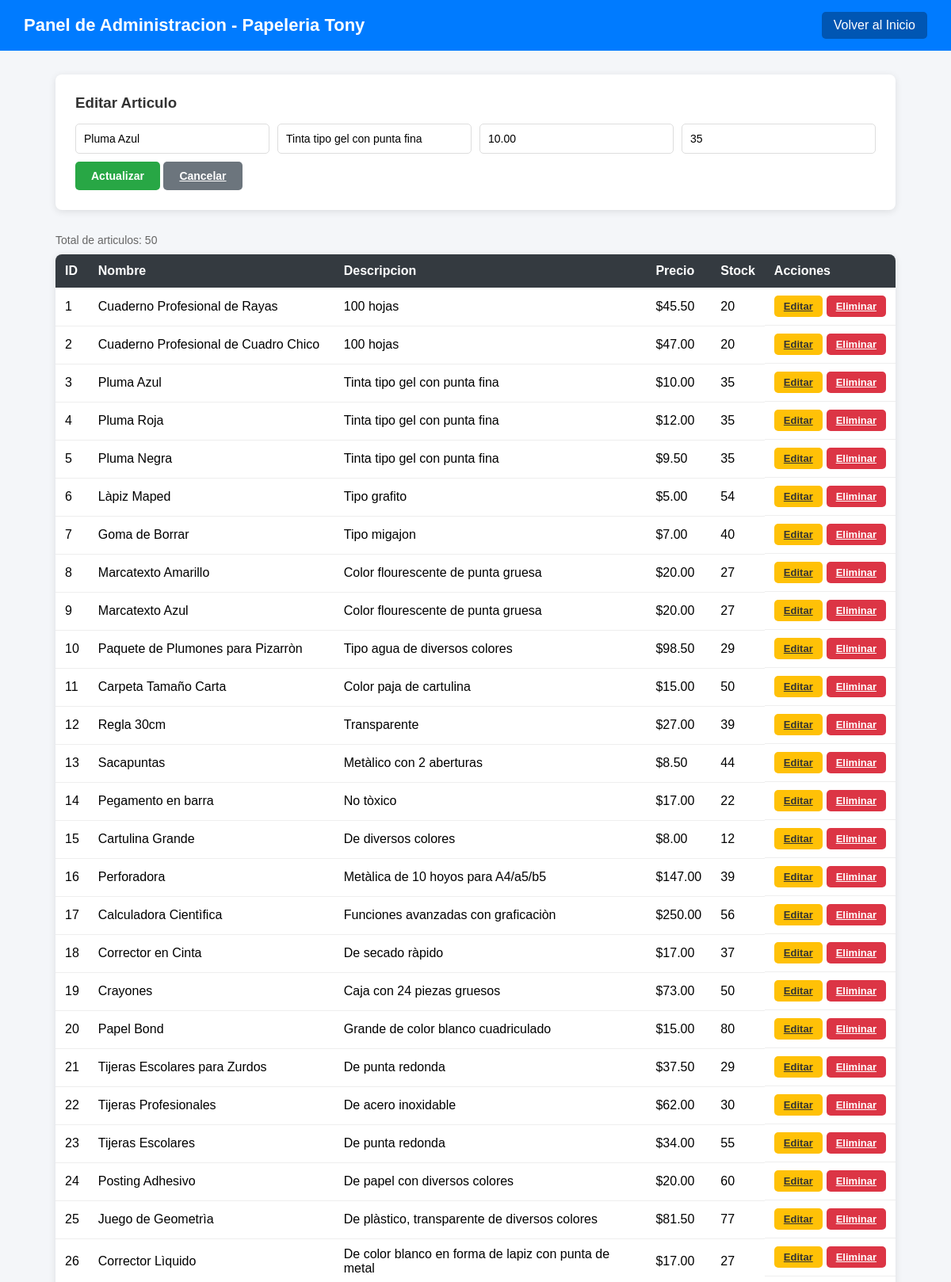
The page /admin.php?editar=3 (signed in, upper part) on the database its author committed.
### tables this page shows
CREATE TABLE `articulos` (
  `id` int NOT NULL AUTO_INCREMENT,
  `nombre` varchar(100) NOT NULL,
  `descripcion` varchar(255) DEFAULT NULL,
  `precio` decimal(10,2) DEFAULT NULL,
  `stock` int DEFAULT '0',
  PRIMARY KEY (`id`)
);

### admin.php (the view, shortened to what this page needs)
<?php
include("conexion.php");
$editando = null;
if (isset($_GET['editar'])) {
    $id = intval($_GET['editar']);
    $result = $conn->query("SELECT * FROM articulos WHERE id = $id");
    $editando = $result->fetch_assoc();
}
$resultado = $conn->query("SELECT * FROM articulos ORDER BY id ASC");
?>
<!DOCTYPE html>
<html lang="es">
<head>
</head>
<body>
    <header>
        <h1>Panel de Administracion - Papeleria Tony</h1>
        <a href="index.php">Volver al Inicio</a>
    </header>
    <div class="container">
        <div class="form-card">
            <h3><?php echo $editando ? "Editar Articulo" : "Agregar Articulo"; ?></h3>
            <form method="POST" action="admin.php">
                <div class="form-row">
                    <input type="text" name="nombre" placeholder="Nombre" value="<?php echo $editando ? htmlspecialchars($editando['nombre']) : ''; ?>" required>
                    <input type="text" name="descripcion" placeholder="Descripcion" value="<?php echo $editando ? htmlspecialchars($editando['descripcion']) : ''; ?>" required>
                    <input type="number" step="0.01" name="precio" placeholder="Precio" value="<?php echo $editando ? $editando['precio'] : ''; ?>" required>
                    <input type="number" name="stock" placeholder="Stock" value="<?php echo $editando ? $editando['stock'] : ''; ?>" required>
                </div>
                <button type="submit" name="<?php echo $editando ? 'actualizar' : 'guardar'; ?>" class="btn <?php echo $editando ? 'btn-guardar' : 'btn-guardar'; ?>">
                    <?php echo $editando ? 'Actualizar' : 'Guardar'; ?>
                </button>
                <?php if ($editando): ?>
                    <a href="admin.php" class="btn btn-cancelar">Cancelar</a>
                <?php endif; ?>
            </form>
        </div>
        <p class="total-registros">Total de articulos: <?php echo $resultado->num_rows; ?></p>
        <table>
            <thead>
                <tr>
                    <th>ID</th>
                    <th>Nombre</th>
                    <th>Descripcion</th>
                    <th>Precio</th>
                    <th>Stock</th>
                    <th>Acciones</th>
                </tr>
            </thead>
            <tbody>
                <?php while ($row = $resultado->fetch_assoc()): ?>
                <tr>
                    <td><?php echo $row['id']; ?></td>
                    <td><?php echo htmlspecialchars($row['nombre']); ?></td>
                    <td><?php echo htmlspecialchars($row['descripcion']); ?></td>
                    <td>$<?php echo number_format($row['precio'], 2); ?></td>
                    <td><?php echo $row['stock']; ?></td>
                    <td class="acciones">
                        <a href="admin.php?editar=<?php echo $row['id']; ?>" class="btn btn-editar">Editar</a>
                        <a href="admin.php?eliminar=<?php echo $row['id']; ?>" class="btn btn-eliminar" onclick="return confirm('¿Estas seguro de eliminar este articulo? Esta accion no se puede deshacer.');">Eliminar</a>
                    </td>
                </tr>
                <?php endwhile; ?>
            </tbody>
        </table>
    </div>
</body>
</html>

### admin.php (style rules this page uses)
* { margin: 0; padding: 0; box-sizing: border-box; }
body { font-family: Arial, sans-serif; background: #f4f6f9; }
header { background: #007BFF; color: white; padding: 15px 30px; display: flex; justify-content: space-between; align-items: center; }
header h1 { font-size: 22px; }
header a { color: white; text-decoration: none; background: #0056b3; padding: 8px 15px; border-radius: 5px; }
.container { max-width: 1100px; margin: 30px auto; padding: 0 20px; }
.form-card { background: white; padding: 25px; border-radius: 8px; box-shadow: 0 2px 10px rgba(0,0,0,0.1); margin-bottom: 30px; }
.form-card h3 { margin-bottom: 15px; color: #333; }
.form-row { display: flex; gap: 10px; flex-wrap: wrap; margin-bottom: 10px; }
.form-row input { flex: 1; min-width: 150px; padding: 10px; border: 1px solid #ddd; border-radius: 5px; font-size: 14px; }
.btn { padding: 10px 20px; border: none; border-radius: 5px; cursor: pointer; font-size: 14px; font-weight: bold; color: white; }
.btn-guardar { background: #28a745; }
.btn-cancelar { background: #6c757d; }
.btn-editar { background: #ffc107; color: #333; padding: 6px 12px; font-size: 13px; }
.btn-eliminar { background: #dc3545; padding: 6px 12px; font-size: 13px; }
table { width: 100%; border-collapse: collapse; background: white; border-radius: 8px; overflow: hidden; box-shadow: 0 2px 10px rgba(0,0,0,0.1); }
th { background: #343a40; color: white; padding: 12px; text-align: left; }
td { padding: 10px 12px; border-bottom: 1px solid #eee; }
.acciones { display: flex; gap: 5px; }
.total-registros { margin-bottom: 10px; color: #666; font-size: 14px; }

### rows shown on the page
articulos: nombre "Pluma Azul", descripcion "Tinta tipo gel con punta fina", precio "10.00", stock "35", id "3"
articulos: id "1", nombre "Cuaderno Profesional de Rayas", descripcion "100 hojas", precio "45.50", stock "20"
articulos: id "2", nombre "Cuaderno Profesional de Cuadro Chico", descripcion "100 hojas", precio "47.00", stock "20"
articulos: id "4", nombre "Pluma Roja", descripcion "Tinta tipo gel con punta fina", precio "12.00", stock "35"
articulos: id "5", nombre "Pluma Negra", descripcion "Tinta tipo gel con punta fina", precio "9.50", stock "35"
articulos: id "6", nombre "Làpiz Maped", descripcion "Tipo grafito", precio "5.00", stock "54"
articulos: id "7", nombre "Goma de Borrar", descripcion "Tipo migajon", precio "7.00", stock "40"
articulos: id "8", nombre "Marcatexto Amarillo", descripcion "Color flourescente de punta gruesa", precio "20.00", stock "27"
articulos: id "9", nombre "Marcatexto Azul", descripcion "Color flourescente de punta gruesa", precio "20.00", stock "27"
articulos: id "10", nombre "Paquete de Plumones para Pizarròn", descripcion "Tipo agua de diversos colores", precio "98.50", stock "29"
articulos: id "11", nombre "Carpeta Tamaño Carta", descripcion "Color paja de cartulina", precio "15.00", stock "50"
articulos: id "12", nombre "Regla 30cm", descripcion "Transparente", precio "27.00", stock "39"
articulos: id "13", nombre "Sacapuntas", descripcion "Metàlico con 2 aberturas", precio "8.50", stock "44"
articulos: id "14", nombre "Pegamento en barra", descripcion "No tòxico", precio "17.00", stock "22"
articulos: id "15", nombre "Cartulina Grande", descripcion "De diversos colores", precio "8.00", stock "12"
articulos: id "16", nombre "Perforadora", descripcion "Metàlica de 10 hoyos para A4/a5/b5", precio "147.00", stock "39"
articulos: id "17", nombre "Calculadora Cientìfica", descripcion "Funciones avanzadas con graficaciòn", precio "250.00", stock "56"
articulos: id "18", nombre "Corrector en Cinta", descripcion "De secado ràpido", precio "17.00", stock "37"
articulos: id "19", nombre "Crayones", descripcion "Caja con 24 piezas gruesos", precio "73.00", stock "50"
articulos: id "20", nombre "Papel Bond", descripcion "Grande de color blanco cuadriculado", precio "15.00", stock "80"
articulos: id "21", nombre "Tijeras Escolares para Zurdos", descripcion "De punta redonda", precio "37.50", stock "29"
articulos: id "22", nombre "Tijeras Profesionales", descripcion "De acero inoxidable", precio "62.00", stock "30"
articulos: id "23", nombre "Tijeras Escolares", descripcion "De punta redonda", precio "34.00", stock "55"
articulos: id "24", nombre "Posting Adhesivo", descripcion "De papel con diversos colores", precio "20.00", stock "60"
articulos: id "25", nombre "Juego de Geometrìa", descripcion "De plàstico, transparente de diversos colores", precio "81.50", stock "77"
articulos: id "26", nombre "Corrector Lìquido", descripcion "De color blanco en forma de lapiz con punta de metal", precio "17.00", stock "27"

### other values the page prints
$resultado->num_rows "50"
